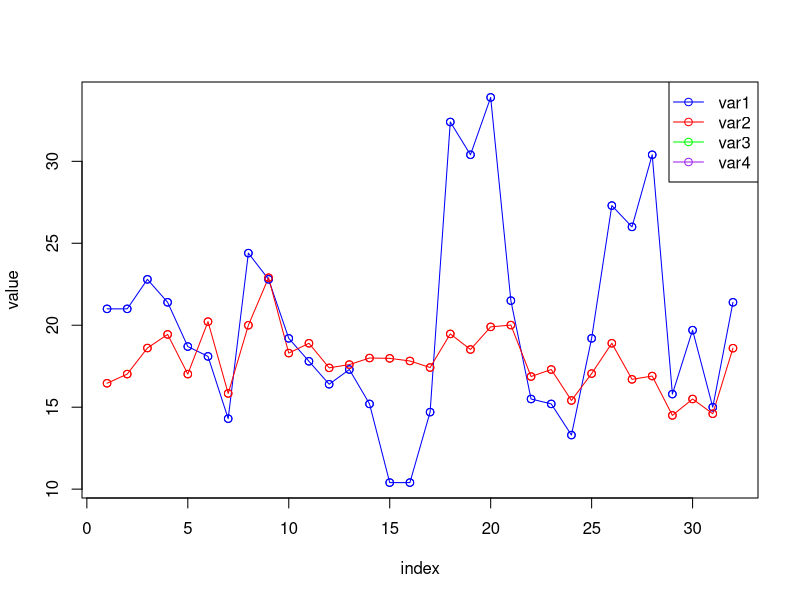
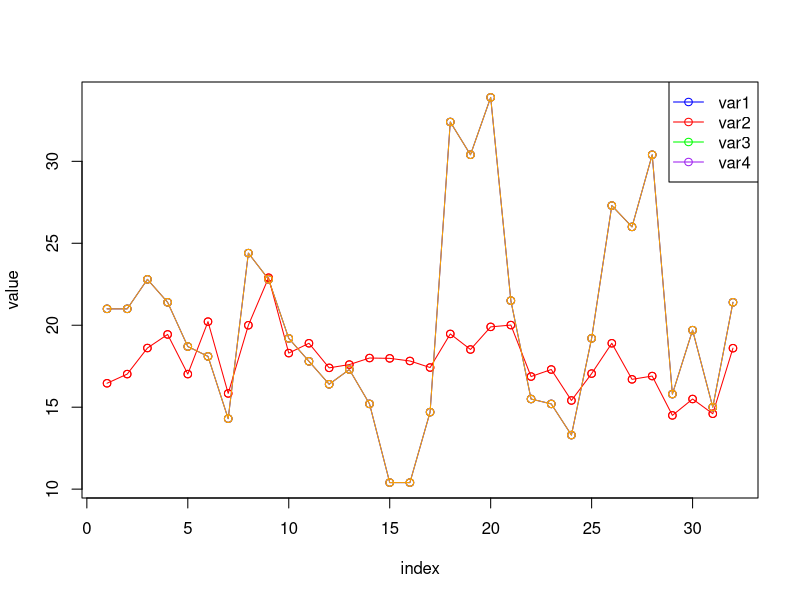
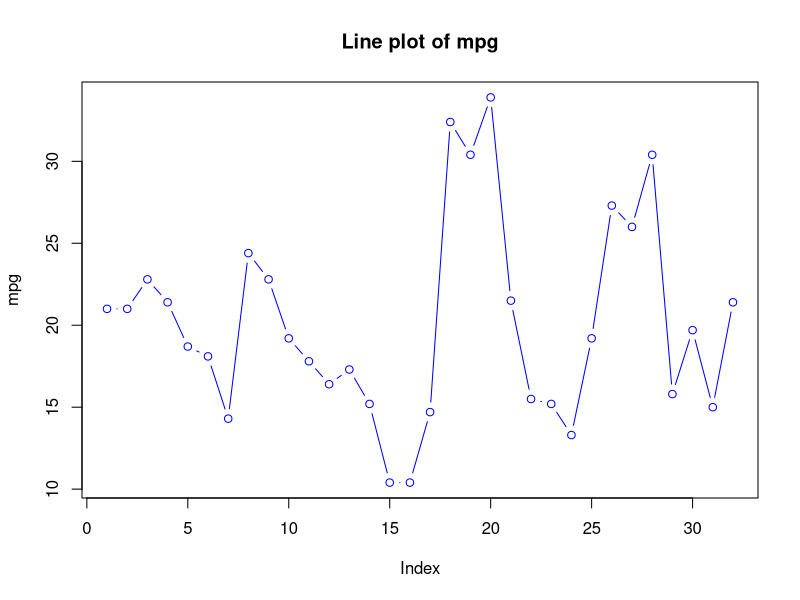
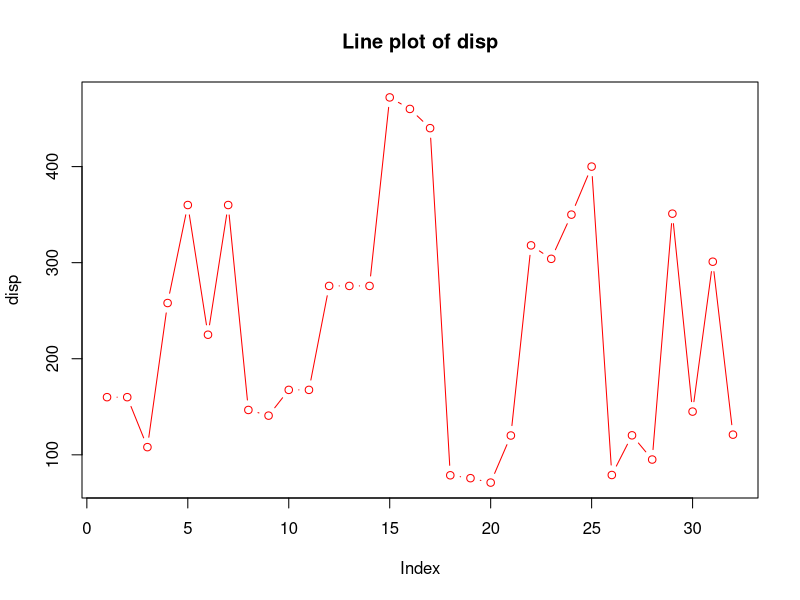
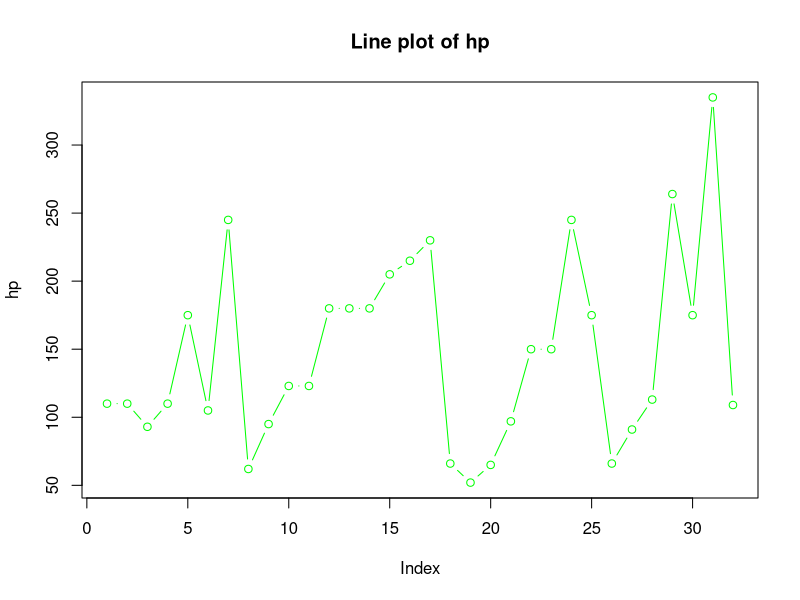
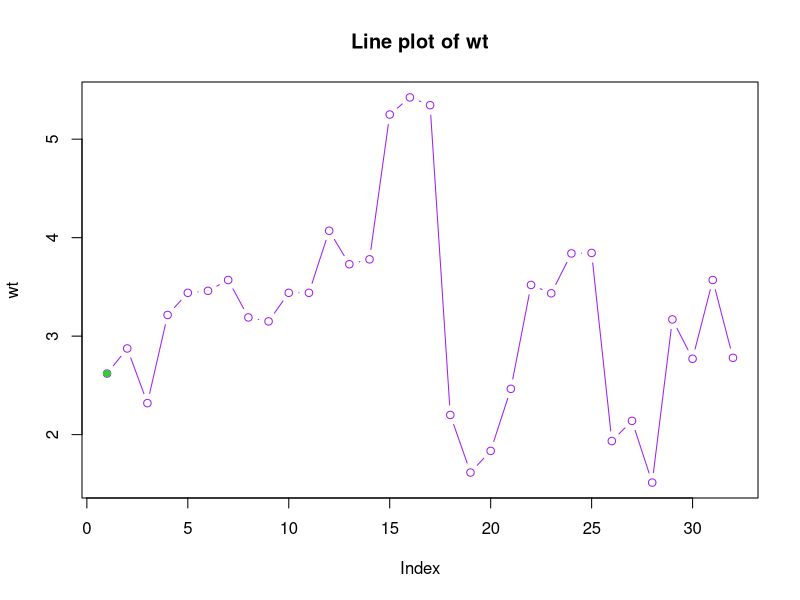

Here is the R script that generated these plots, in order:
#10th program
data(mtcars)
var1<-mtcars$mpg
var2<-mtcars$qsec
var3<-mtcars$wt
var4<-mtcars$hp

plot(var1,type="o",col="blue",xlab="index",ylab="value")
lines(var2,type="o",col="red")
lines(var3,type="o",col="green")
lines(var4,type="o",col="purple")
points(var1,col="blue")
points(var2,col="red")
points(var3,col="green")
points(var4,col="purple")
legend("topright",legend=c("var1","var2","var3","var4"),col=c("blue","red","green","purple"),lty=1,pch=1)

#highlighting it with different color
data(mtcars)
highlight_var1<-mtcars$mpg
highlight_var2<-mtcars$qsec
highlight_var3<-mtcars$wt
highlight_var4<-mtcars$hp

plot(var1,type="o",col="blue",xlab="index",ylab="value")
lines(var2,type="o",col="red")
lines(var3,type="o",col="green")
lines(var4,type="o",col="purple")
points(var1,col="blue")
points(var2,col="red")
points(var3,col="green")
points(var4,col="purple")
lines(highlight_var1,type="o",col="orange")
points(highlight_var1,col="orange")
legend("topright",legend=c("var1","var2","var3","var4"),col=c("blue","red","green","purple"),lty=1,pch=1)




#alternate
if (!exists("mtcars")) {
  data(mtcars)
}
vars_to_plot <- c("mpg", "disp", "hp", "wt")
colors <- c("blue", "red", "green", "purple")  
par(mfrow = c(1, 1))
for (i in 1:length(vars_to_plot)) {
  plot(mtcars[, vars_to_plot[i]], type = "b", col = colors[i],
      xlab = "Index", ylab = vars_to_plot[i], 
      main = paste("Line plot of", vars_to_plot[i]))
}
highlight_colors <- c("orange", "cyan", "magenta", "limegreen")
for (i in 1:length(vars_to_plot)) {
  points(1, mtcars[1, vars_to_plot[i]], pch = 16, col = highlight_colors[i])
}
